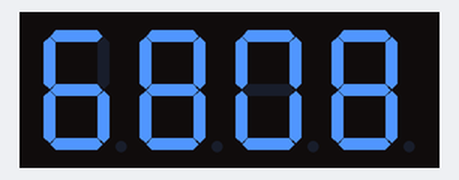
The sketch below on a simulated STM32 Blue Pill. Shown: 4-digit seven-segment display. Random numbers use the default seed unless the sketch sets one.

Above: at 0.1 s.
At 4.2 s:
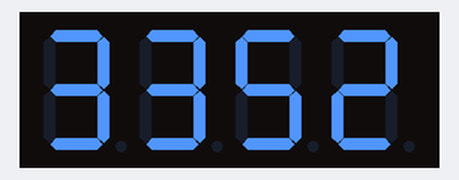
At 9.3 s:
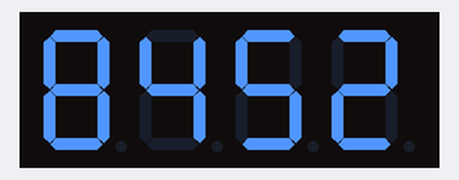
At 19.5 s:
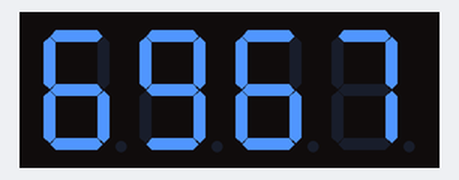
At 28.7 s:
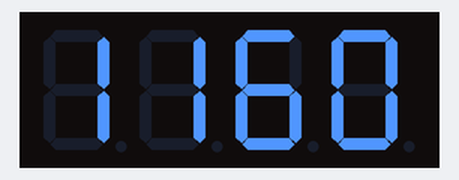
At 38.9 s:
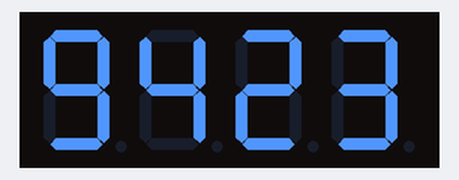

Measured:
- what the display in image 1 shows lasts 1.0 s, from 4.1 s to 5.1 s

The sketch:

FND_Random.ino
```cpp
#include <TM1637Display.h>

#define NANO        // NANO 보드인 경우 define
//#define BLUEPILL  // BLUEPILL 보드인 경우 define

#ifdef NANO             // NANO가 정의되면
#define CLK A0          // TM1637 CLK핀 정의
#define DIO A1          // TM1637 DIO핀 정의
#endif                  // #ifdef 사용 후 반드시 #endif

#ifdef BLUEPILL         // BLUEPILL이 정의되면
#define CLK PB15        // TM1637 CLK핀 정의
#define DIO PB14        // TM1637 DIO핀 정의
#endif                  // #ifdef 사용 후 반드시 #endif

TM1637Display display(CLK, DIO);

void setup()
{
    display.setBrightness(7); // min(0 ~ max(7)
}

void loop()
{
    int numCnt = random(0, 9999);  // random number;
    display.showNumberDec(numCnt); // display numCnt value
    delay(1000);
}
```
